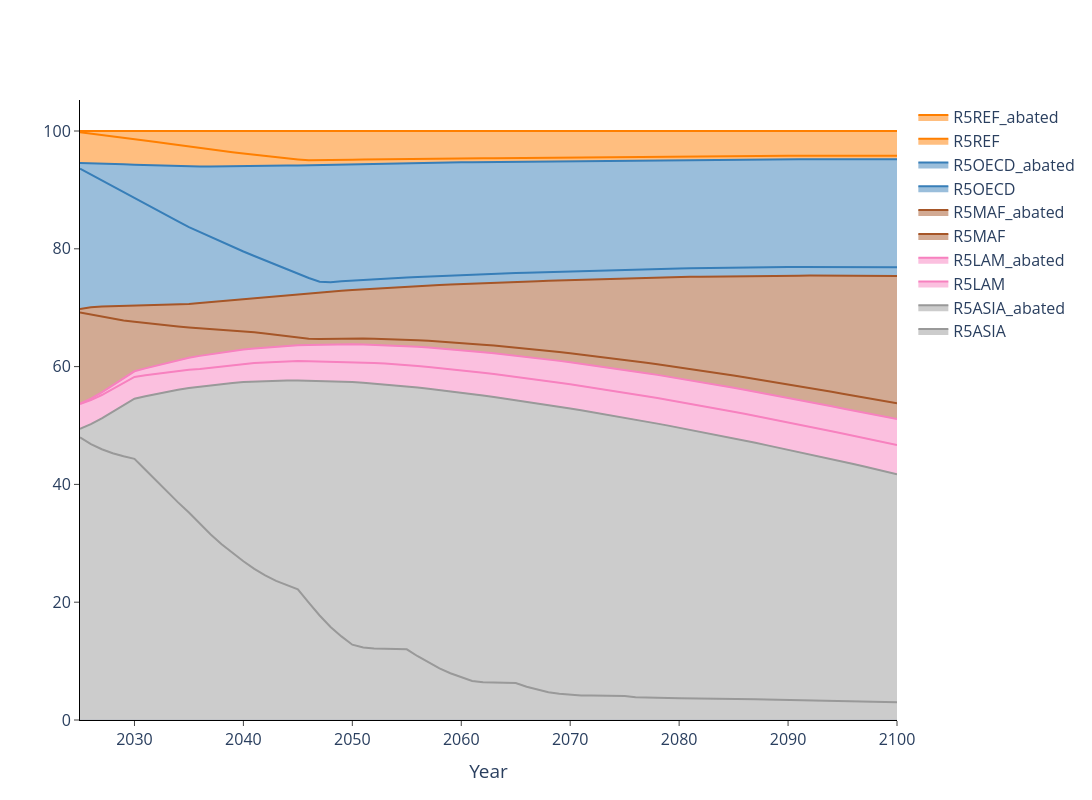

Notebook cell for this chart:
### Code cell
# Example usage
# from src.util.visualizer import plot_stacked_area_chart
import json
import plotly.express as px
from justice.util.data_loader import DataLoader
from justice.util.model_time import TimeHorizon
import numpy as np
import pandas as pd
import pickle
from justice.util.regional_configuration import (
    justice_region_aggregator,
)
from justice.util.visualizer import plot_stacked_area_chart_with_baseline_emissions
import os




region_dict = json.load(open('data/input/R5_regions.json'))

fig, prior_data, abated_emissions = plot_stacked_area_chart_with_baseline_emissions(
    variable_name="emissions",
    filetype=".npy",
    path_to_data="data/temporary/MOMA_DATA/200k",
    baseline_emissions_path="data/temporary/MOMA_DATA/200k/baseline_emissions_16.npy",
    #NOTE Change these
    input_data= ["MOMA"],#, "Prioritarian_idx196"],
    output_titles=["MOMA"],#, "Prioritarian"], 
    scenario_list=['SSP245'], 
    title=" ",
    xaxis_label="Year" ,
    yaxis_label= "", #"Trillion USD (2005 PPP)",
    height=800,
    width=1400,
    visualization_start_year=2025,
    visualization_end_year=2100,
    plot_title=" ",
    groupnorm= 'percent', #'percent',
    # colour_palette=px.colors.qualitative.Set1_r,
    colour_palette = [
        
        'rgb(153,153,153, 0.2)', 'rgb(153,153,153)',  # Grey
        'rgb(247,129,191, 0.2)', 'rgb(247,129,191)', 
        'rgb(166,86,40, 0.2)', 'rgb(166,86,40)', 
        'rgb(55,126,184, 0.2)', 'rgb(55,126,184)', 
        'rgb(255,127,0, 0.2)', 'rgb(255,127,0)'

                      
                      ],
   
    region_dict=region_dict,

    saving=True,
    yaxis_lower_limit=0,
    yaxis_upper_limit=100, #190 damages # 25 abatecost
    # TODO: Need to convert to RICE50_Region_Names with this list
    # Reversed Order
    regional_order = [
        "R5ASIA",
        "R5ASIA_abated",
        "R5LAM",
        "R5LAM_abated",
        "R5MAF",
        "R5MAF_abated",
        "R5OECD",
        "R5OECD_abated",
        "R5REF",
        "R5REF_abated",

    ],
)

fig.show()

# ['Rest of the World', 'Europe', 'Latin America',  'Africa', 'Gulf Countries', 'China', 'India', 'United States']
